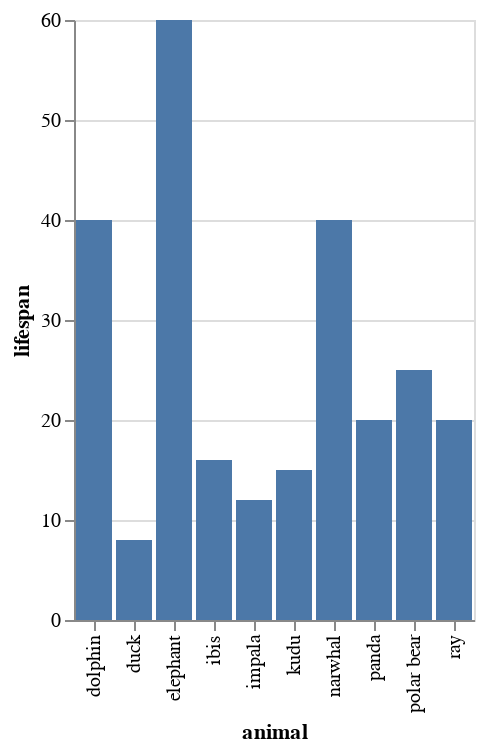

This figure's notebook cell:
### Code cell
animal_df.plot.bar(x='animal',y='lifespan')

### Figure 1 — Vega-Lite specification as saved in the notebook (floating-point values rounded to 4 significant figures)
{"config": {"view": {"continuousWidth": 300, "continuousHeight": 300}}, "data": {"name": "data-fc05a65902b2fd1b1eb29dc8ef44bd42"}, "mark": {"type": "bar", "tooltip": true}, "encoding": {"x": {"field": "animal", "type": "nominal"}, "y": {"field": "lifespan", "type": "quantitative"}}, "params": [{"name": "param_1", "select": {"type": "interval", "encodings": ["x", "y"]}, "bind": "scales"}], "$schema": "https://vega.github.io/schema/vega-lite/v5.20.1.json", "datasets": {"data-fc05a65902b2fd1b1eb29dc8ef44bd42": [{"animal": "dolphin", "class": "mammal", "habitat": "oceans/rivers", "diet": "carnivore", "lifespan": 40, "status": "least concern", "features": "high intelligence", "weight": 150}, {"animal": "duck", "class": "bird", "habitat": "wetlands", "diet": "omnivore", "lifespan": 8, "status": "least concern", "features": "waterproof feathers", "weight": 3}, {"animal": "elephant", "class": "mammal", "habitat": "savannah", "diet": "herbivore", "lifespan": 60, "status": "endangered", "features": "large ears and trunk", "weight": 8000}, {"animal": "ibis", "class": "bird", "habitat": "wetlands", "diet": "omnivore", "lifespan": 16, "status": "least concern", "features": "long, curved bill", "weight": 1}, {"animal": "impala", "class": "mammal", "habitat": "savannah", "diet": "herbivore", "lifespan": 12, "status": "least concern", "features": "long, curved horns", "weight": 70}, {"animal": "kudu", "class": "mammal", "habitat": "savannah", "diet": "herbivore", "lifespan": 15, "status": "least concern", "features": "spiral horns", "weight": 250}, {"animal": "narwhal", "class": "mammal", "habitat": "arctic ocean", "diet": "carnivore", "lifespan": 40, "status": "near threatened", "features": "long, spiral tusk", "weight": null}, {"animal": "panda", "class": "mammal", "habitat": "forests", "diet": "herbivore", "lifespan": 20, "status": "vulnerable", "features": "black and white coloration", "weight": 100}, {"animal": "polar bear", "class": "mammal", "habitat": "arctic", "diet": "carnivore", "lifespan": 25, "status": "vulnerable", "features": "thick fur and blubber", "weight": 720}, {"animal": "ray", "class": "fish", "habitat": "oceans", "diet": "carnivore", "lifespan": 20, "status": "", "features": "flat, disc-shaped body", "weight": 90}]}}
